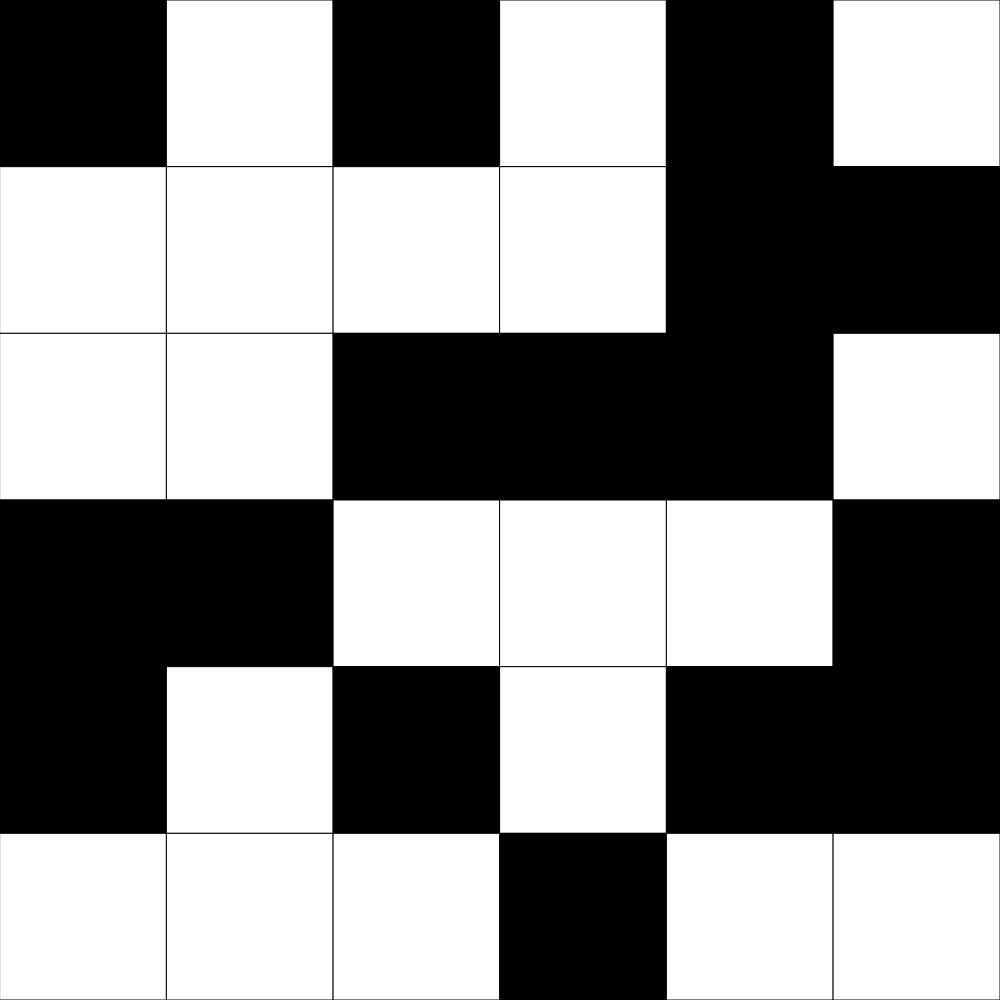
Frame 1 (no input)
Frame 60 (no input): identical to frame 1, image omitted
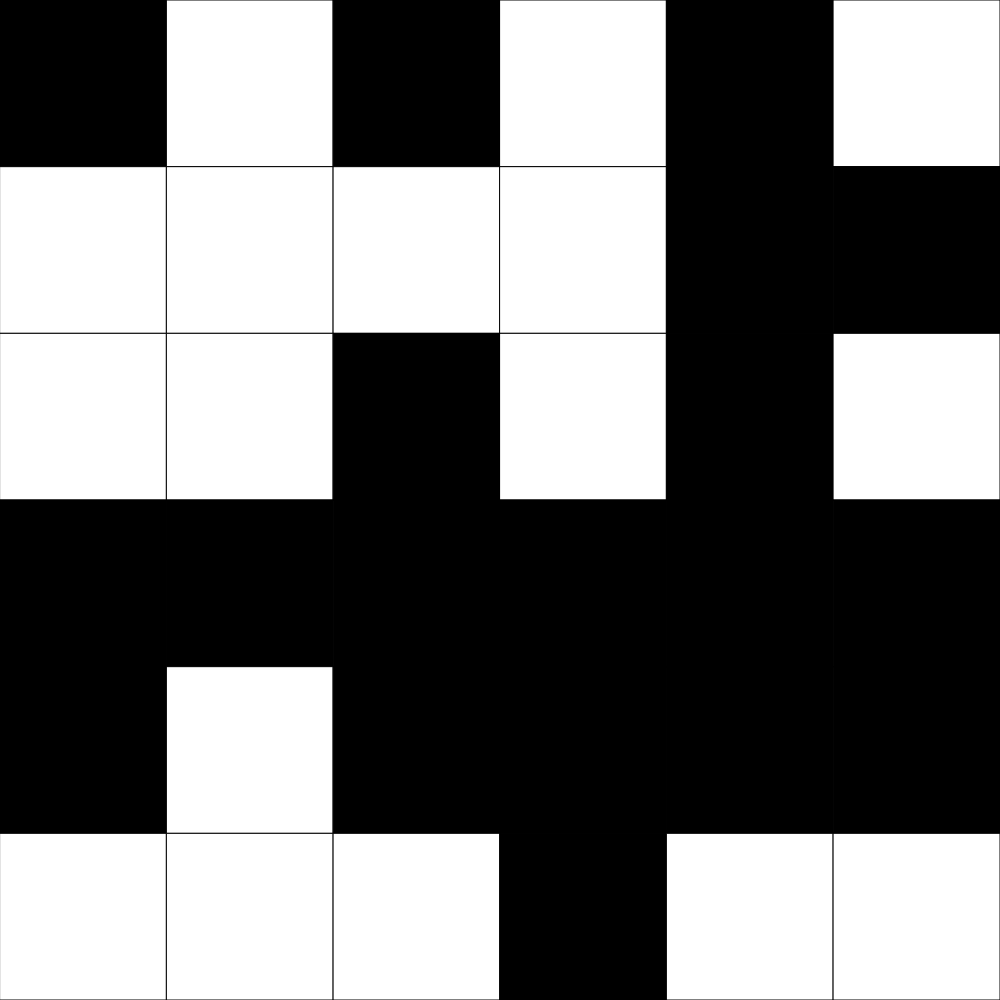
Frame 120 (the mouse pressed at the canvas centre since frame 60)

The p5.js sketch that drew these frames (run headless with seeded random() and noise() and a simulated clock; from frame 60 on, the mouse is pressed at the canvas centre):

// p5.js sketch
// ── sketch.js
// Grid Neigbours

let grid;
let gridSize = 6;
let cellSize;

function setup() {
  if(windowWidth >= windowHeight) {
    createCanvas(windowHeight, windowHeight);
  }
  else if(windowWidth <= windowHeight) {
    createCanvas(windowWidth, windowWidth);
  }
  grid = createRandomArray(gridSize);
  cellSize = width/gridSize;
}

function draw() {
  background(220);
  drawGrid();
}

function createRandomArray(size) {
  let randomArray = [];
  for(let y = 0; y<size; y++) {
    randomArray.push([]);
    for(let x = 0; x<size; x++) {
      if(random(0, 100) > 50) {
        randomArray[y].push(1);
      }
      else {
        randomArray[y].push(0);
      }
    }
  }
  return randomArray;
}

function mousePressed() {
  if(mouseX <= width && mouseY <= height) {
    let cellX = Math.floor(mouseX/cellSize);
    let cellY = Math.floor(mouseY/cellSize);
    swap(cellX, cellY);
    swap(cellX-1, cellY);
    swap(cellX+1, cellY);
    swap(cellX, cellY-1);
    swap(cellX, cellY+1);
  }
}

function swap(x, y) {
  if(x >= 0 && x < gridSize && y >= 0 && y < gridSize) {
    if(grid[y][x] === 0) {
      grid[y][x] = 1;
    }
    else if(grid[y][x] === 1) {
      grid[y][x] = 0;
    }
  }
}

// function mouseClicked() {
//   for(let y = 0; y < grid.length; y++) {
//     for(let x = 0; x < grid[y].length; x++) {
//       if(mouseX >= x*cellSize && mouseX <= x*cellSize + cellSize && mouseY >= y*cellSize && mouseY <= y*cellSize + cellSize) {
//         if(grid[y][x] === 0) {
//           grid[y][x] = 1;
//         }
//         else if(grid[y][x] === 1) {
//           grid[y][x] = 0;
//         }
//         if(grid[y+1][x] === 0) {
//           grid[y+1][x] = 1;
//         }
//         else if(grid[y+1][x] === 1) {
//           grid[y+1][x] = 0;
//         }
//         if(grid[y-1][x] === 0) {
//           grid[y-1][x] = 1;
//         }
//         else if(grid[y-1][x] === 1) {
//           grid[y-1][x] = 0;
//         }
//         if(grid[y][x-1] === 0) {
//           grid[y][x-1] = 1;
//         }
//         else if(grid[y][x-1] === 1) {
//           grid[y][x-1] = 0;
//         }
//         if(grid[y][x+1] === 0) {
//           grid[y][x+1] = 1;
//         }
//         else if(grid[y][x+1] === 1) {
//           grid[y][x+1] = 0;
//         }
//       }
//     }
//   }
// }

function drawGrid() {
  for(let y = 0; y < grid.length; y++) {
    for(let x = 0; x < grid[y].length; x++) {
      if(grid[y][x] === 0) {
        fill("white");
      }
      if(grid[y][x] === 1) {
        fill("black");
      }
      rect(x*cellSize, y*cellSize, cellSize);
    }
  }
}
